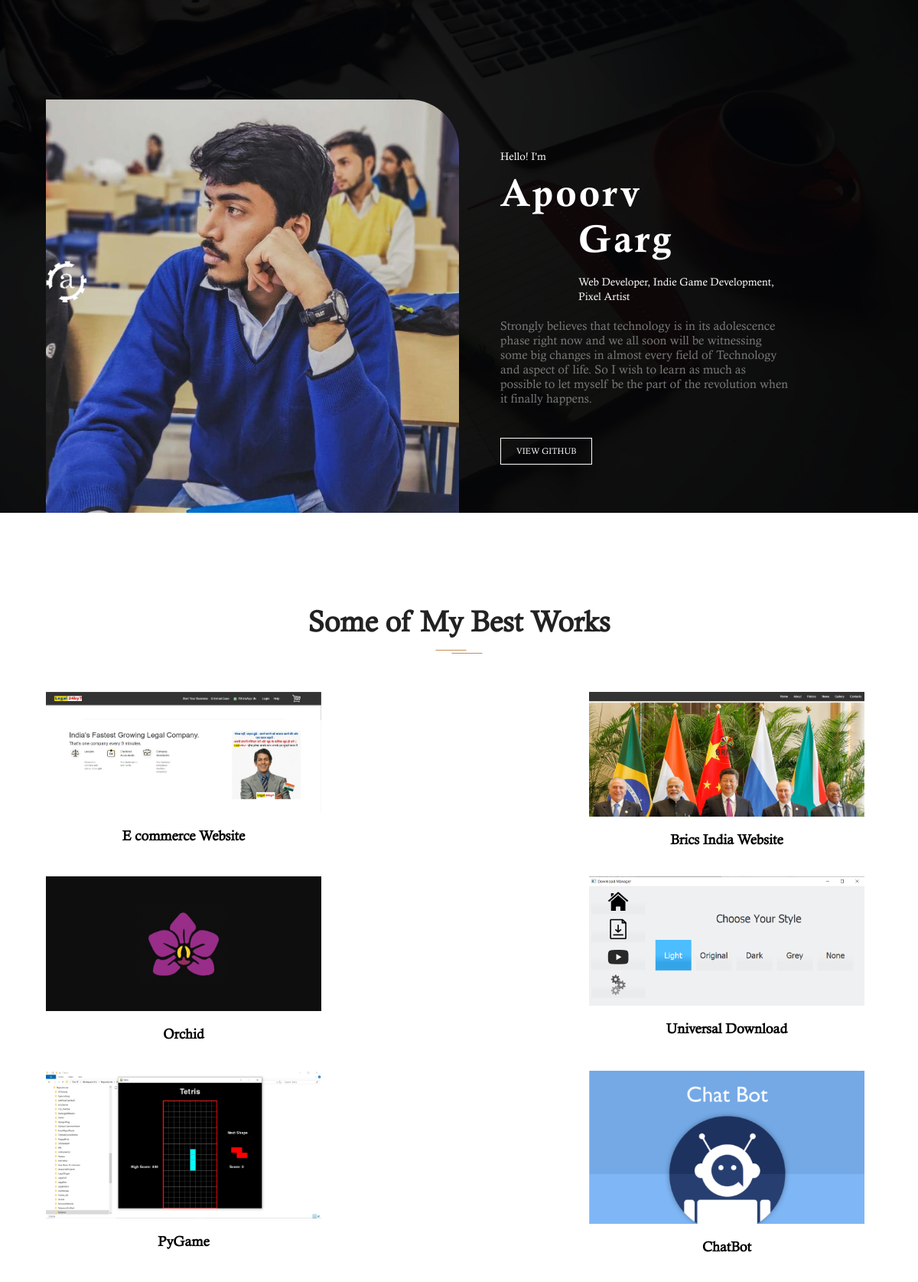
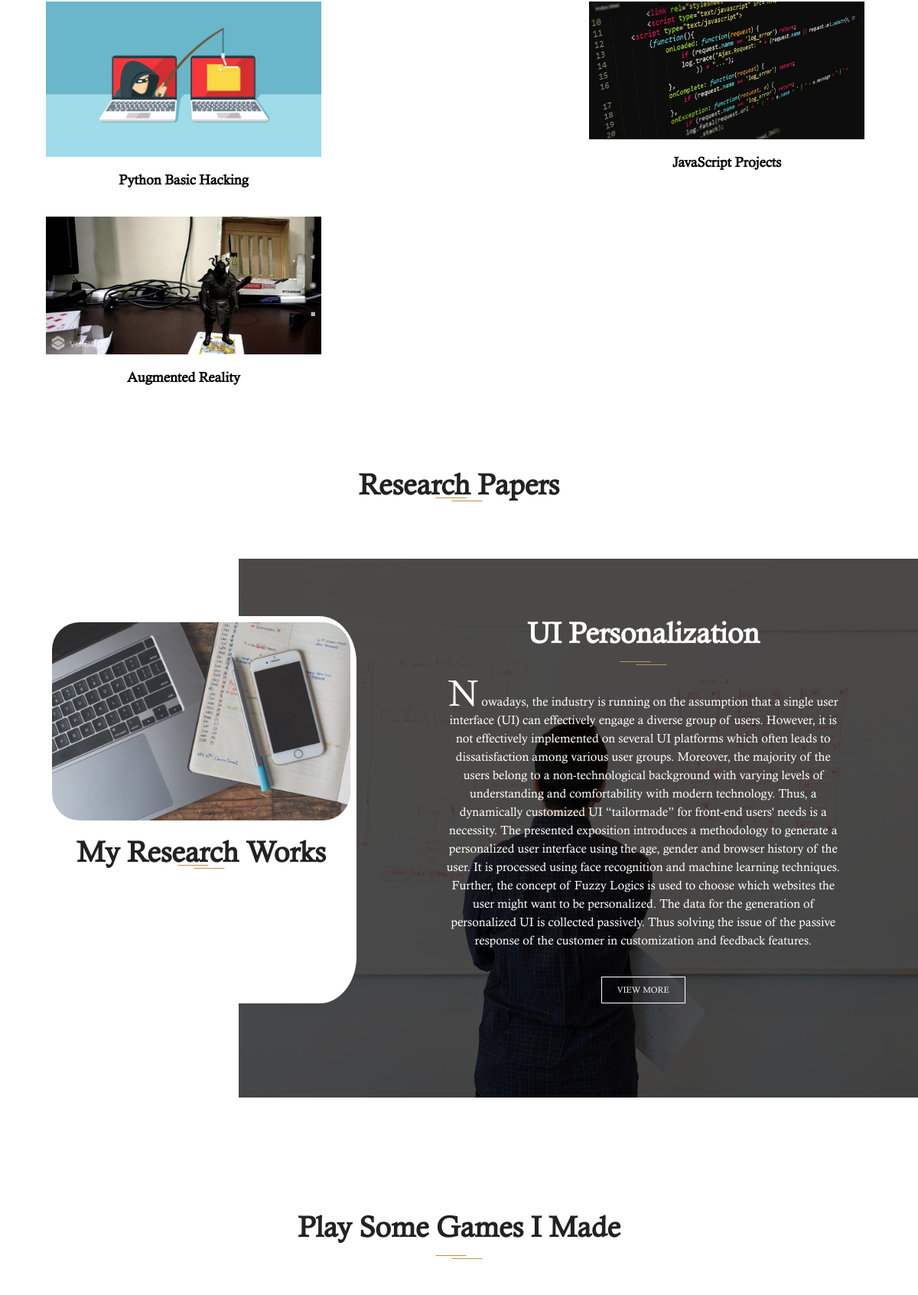
The page / (upper part) on the database its author committed (2 pictures, top to bottom).
### Home/models.py (models this page shows, shortened)
class About(models.Model):
    image=models.ImageField(upload_to="images")
    logo=models.ImageField(upload_to="images")
    favicon=models.ImageField(upload_to="images")
    first_name=models.CharField(max_length=30)
    last_name=models.CharField(max_length=30)
    job=models.CharField(max_length=100)
    introduction=models.TextField()
    link=models.CharField(max_length=300)
    all_work=models.CharField(max_length=300)
    all_podcast=models.CharField(max_length=300)

class Work(models.Model):
    image=models.ImageField(upload_to="images")
    name=models.CharField(max_length=30)
    link=models.CharField(max_length=300)
    visible=models.BooleanField(default=True)

class Paper(models.Model):
    name=models.CharField(max_length=30)
    first_word=models.CharField(max_length=10)
    abstract=models.TextField()
    link=models.CharField(max_length=300)

### Home/views.py (the view)
# urls.py: path('', views.home),
def home(request):
    about=About.objects.all()[0]
    work=Work.objects.filter(visible=True)
    paper=Paper.objects.all()
    count=Count.objects.all()
    podcast=Media.objects.filter(visible=True)
    skill=Skill.objects.all()
    article=Article.objects.filter(visible=True).order_by('-date')
    link=Link.objects.all()
    message_form=MessageForm()
    game=Game.objects.filter(visible=True)
    context={
        'about':about,
        'works':work,
        'papers':paper,
        'counter':count,
        'podcasts':podcast,
        'skills':skill,
        'articles':article,
        'links':link,
        'message_form':message_form,
        'games':game,
    }
    return render(request,"index.html",context)

### templates/index.html (shortened to what this page needs)
{% load static %}
<!doctype html>
<html lang="en">
<head>
    <link rel="stylesheet" href="https://cdnjs.cloudflare.com/ajax/libs/font-awesome/4.7.0/css/font-awesome.min.css">
    <link rel="stylesheet" href="{% static 'css/style.css' %}">
    <link rel="stylesheet" href="{% static 'css/slick.css' %}">
</head>
<body>
    <nav class="site-navigation">
        <div class="site-navigation-inner site-container">
            <img src="{{about.logo.url}}" style="width:5%;" alt="site logo">
        </div>
    </nav>
    <section class="fh5co-top-banner" id="#home">
        <div class="top-banner__inner site-container">
            <div class="top-banner__image">
                <img style="border-radius: 0 12% 0 0;" src="{% static '/images/top-banner-author.jfif' %}" alt="author image">
            </div>
            <div class="top-banner__text">
                <div class="top-banner__text-up">
                    <span class="brand-span">Hello! I'm</span>
                    <h2 class="top-banner__h2">{{about.first_name}}</h2>
                </div>
                <div class="top-banner__text-down">
                    <h2 class="top-banner__h2">{{about.last_name}}</h2>
                    <span class="brand-span">{{about.job}}</span>
                </div>
                <p>{{about.introduction}}
                </p>
                <a target="_blank" href="{{about.link}}" class="brand-button">View Github</a>
            </div>
        </div>
    </section>
    <div style="padding: 5%;"></div>
    <section class="fh5co-books" id="#projects">
        <div class="site-container">
            <h2 class="universal-h2 universal-h2-bckg">Some of My Best Works</h2>
            <div class="books">
                {% for work in works %}
                <div class="single-book">
                    <a href="{{work.link}}" target="_blank" class="single-book__img">
                        <img src="{{work.image.url}}" alt="single book and cd">
                    </a>
                    <h4 class="single-book__title">{{work.name}}</h4>
                </div>
                {% endfor %}
            </div>
        </div>
    </section>
    <h2 class="universal-h2 universal-h2-bckg">Research Papers</h2>
    <section class="fh5co-about-me" id="#research">
        <div class="about-me-inner site-container">
            <article class="portfolio-wrapper">
                <div class="portfolio__img">
                    <img src="{% static 'images/about-me.jpg' %}" style="border-radius: 36px 36px 36px 36px;" class="about-me__profile" alt="about me profile picture">
                </div><br>
                <h2 class="universal-h2 universal-h2-bckg">My Research Works</h2>
            </article>
            <div class="about-me__text">
                <div class="about-me-slider">
                    {% for paper in papers %}
                    <div class="about-me-single-slide">
                        <h2 class="universal-h2 universal-h2-bckg">{{paper.name}}
                        </h2>
                        <p><span>{{paper.first_word}}</span> {{paper.abstract}}</p>
                        <a href="{{paper.link}}" class="brand-button">View more</a>
                    </div>
                    {% endfor %}
                </div>
            </div>
        </div>
        <div style="padding: 2%;" class="about-me-bckg"></div>
    </section>
    <div style="padding: 5%;"></div>
    <section class="fh5co-books" id="#projects">
        <div class="site-container">
            <h2 class="universal-h2 universal-h2-bckg">Play Some Games I Made</h2>
        </div>
    </section>
</body>
</html>

### static/css/style.css (style rules this page uses)
* { margin: 0; padding: 0; font-family: "Calisto-MT"; }
.site-container { width: 1115px; margin: 0 auto; }
@media (max-width: 1250px) { .site-container { width: 90%; } }
.universal-h2 { font-size: 48px; text-align: center; color: #222; }
@media (max-width: 1250px) { .universal-h2 { font-size: 38px; } }
.universal-h2-bckg { background-image: url("../images/double-line.svg"); background-repeat: no-repeat; background-position: center bottom; }
.site-navigation { position: absolute; top: 4.6%; width: 100%; z-index: 2; }
.site-navigation-inner { display: flex; align-items: center; justify-content: space-between; }
.fh5co-top-banner { position: relative; display: flex; align-items: flex-end; background-image: url("../images/top-banner-background.jpeg"); background-position: center; background-size: cover; }
.fh5co-top-banner::after { content: ''; position: absolute; top: 0; left: 0; width: 100%; height: 100%; background-color: #000; opacity: 0.9; }
.fh5co-top-banner .site-container { position: relative; z-index: 1; }
@media (max-width: 1600px) { .fh5co-top-banner { padding-top: 180px; } }
@media (max-width: 1250px) { .fh5co-top-banner { padding-top: 130px; } }
.top-banner__inner { display: flex; align-items: center; }
.top-banner__inner .top-banner__text { margin-left: 54px; }
@media (max-width: 1250px) { .top-banner__inner .top-banner__text { width: 35%; } }
.top-banner__inner .top-banner__text p { margin-bottom: 42px; color: #777; }
.top-banner__inner .top-banner__h2 { font-size: 74px; letter-spacing: 3px; color: #fff; font-family: "Calisto-MT-Bold"; }
@media (max-width: 1250px) { .top-banner__inner .top-banner__h2 { font-size: 50px; } }
.top-banner__inner .top-banner__text-up .top-banner__h2 { margin-top: 15px; }
.top-banner__inner .top-banner__text-down { margin-bottom: 20px; padding-left: 27%; }
.top-banner__inner .top-banner__text-down .top-banner__h2 { margin-bottom: 10px; }
.top-banner__inner .top-banner__image { font-size: 0; }
@media (max-width: 1250px) { .top-banner__inner .top-banner__image { width: 50%; } }
@media (max-width: 1250px) { .top-banner__inner .top-banner__image img { width: 100%; } }
.brand-span { font-size: 14px; color: white; }
.brand-button { display: inline-block; padding: 10px 20px; font-size: 11px; text-transform: uppercase; text-decoration: none; color: white; border: 1px solid #fff; transition: 0.3s ease; }
.fh5co-about-me { position: relative; margin: 193px 0 199px; }
@media (max-width: 1250px) { .fh5co-about-me { margin: 150px 0; } }
.about-me-bckg { position: absolute; background-image: url("../images/about-me-bckg.jpg"); background-position: center; background-size: cover; height: 500px; top: -75px; right: 0; height: calc(100% + 150px); width: 70%; z-index: -1; }
.about-me-bckg:after { content: ''; position: absolute; top: 0; left: 0; width: 100%; height: 100%; background-color: #000; opacity: 0.7; }
.about-me-inner { display: flex; justify-content: space-between; }
.about-me-slider { position: relative; }
.portfolio-wrapper { width: 390px; padding: 8px; text-align: center; border-radius: 12%; background-color: #fff; }
.portfolio-wrapper .portfolio__img { font-size: 0; }
.portfolio-wrapper .portfolio__img img { width: 100%; }
.about-me__text { width: 44%; margin-right: 80px; text-align: center; }
.about-me__text .universal-h2 { color: #fff; padding-bottom: 20px; margin-bottom: 25px; }
.about-me__text p { margin-bottom: 35px; line-height: 24px; color: white; }
.about-me__text p span { font-size: 48px; color: #fff; }
@media (max-width: 1250px) { .about-me__text { width: 48%; margin-right: 40px; } }
.fh5co-books { margin-bottom: 122px; }
.fh5co-books .universal-h2 { margin-bottom: 50px; padding-bottom: 20px; }
@media (max-width: 1250px) { .fh5co-books { margin-bottom: 60px; } }
.books { display: flex; justify-content: space-between; flex-wrap: wrap; margin-bottom: 70px; }
.single-book { margin-bottom: 20px; text-align: center; }
.single-book a img { width: 360px; }
.single-book .single-book__img { position: relative; display: block; font-size: 0; }
.single-book .single-book__title { margin: 19px 0 18px; font-size: 18px; }
@media (max-width: 1250px) { .single-book { margin-right: 10px; } }
@media (max-width: 1250px) { .single-book:last-child { margin-right: 0; } }

### rows shown on the page
About: logo (picture), first_name "Apoorv", last_name "Garg", job "Web Developer, Indie Game Development, Pixel Artist", introduction "Strongly believes that technology is in its adolescence phase right now and we all soon will be witnessing some big changes in almost every field of Technology and aspect of life. So I wish to learn as much as possible to let myself be the part of the revolution when it finally happens."
Work: image (picture), name "E commerce Website"
Work: image (picture), name "Brics India Website"
Work: image (picture), name "Orchid"
Work: image (picture), name "Universal Download"
Work: image (picture), name "PyGame"
Work: image (picture), name "ChatBot"
Work: image (picture), name "Python Basic Hacking"
Work: image (picture), name "JavaScript Projects"
Work: image (picture), name "Augmented Reality"
Paper: name "UI Personalization", first_word "N", abstract "owadays, the industry is running on the assumption that a single user interface (UI) can effectively engage a diverse group of users. However, it is not effectively implemented on several UI platforms which often leads to dissatisfaction among various user groups. Moreover, the majority of the users belong to a non-technological background with varying levels of understanding and comfortability with modern technology. Thus, a dynamically customized UI “tailormade” for front-end users' needs is a necessity. The presented exposition introduces a methodology to generate a personalized user interface using the age, gender and browser history of the user. It is processed using face recognition…"
